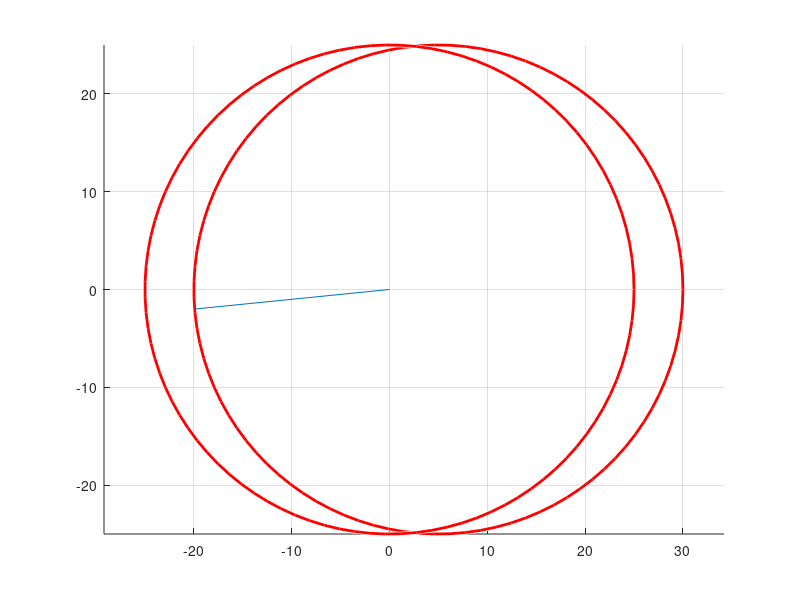

Write MATLAB code to recreate this figure. (Note: this script raises an error after producing the figure.)
clear
clc
close all

% Parameters
r = 25;
th = 3*pi/3+0.1;
dp = 5;

m = sin(th)/cos(th);

icpt = roots([(m^2)+1 -2*dp (-(r^2)+(dp^2))])

if th <= pi
    if th < pi/2
        x_icpt = icpt(1)
    else
        x_icpt = icpt(2)
    end
else
    if th < 3*pi/2
        x_icpt = icpt(2)
    else
        x_icpt = icpt(1)
    end
end

if th <= pi
    y_icpt = sqrt((r^2)-(x_icpt-dp)^2)
else
    y_icpt = -sqrt((r^2)-(x_icpt-dp)^2)
end

r_abs = sqrt((x_icpt^2)+(y_icpt^2))

figure
viscircles([dp 0],r);
hold on
viscircles([0 0],r);
plot([0 x_icpt],[0 real(y_icpt)])
axis equal
grid on

r_abs = circ_intercept(th,r,dp)